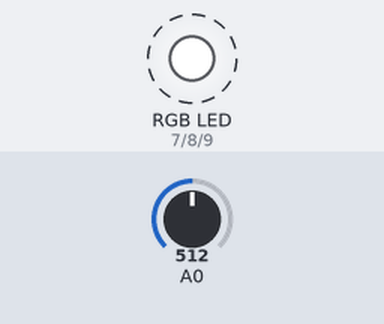
This sketch was run on a simulated Arduino Uno, built with avr-gcc and run on an emulated ATmega328P. Shown: an RGB LED mixed from three pins (HIGH = lit). Dashed ring = blinking. Inputs (shaded band) come from the test bench; at power-on: A0 = 512. What the sketch prints to the serial monitor is not drawn.

Above: at 0.97 s.
1.3 s: A0 set to 716
Timing chart, 0 to 10.3 s (numbered marks = the images above; inputs shaded):
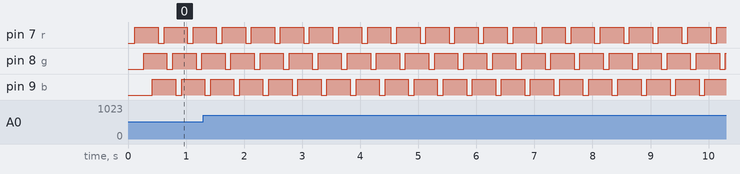

Measured:
- by itself, pin 7 (r), pin 8 (g), pin 9 (b): alternates HIGH for 0.40 s and LOW for 0.10 s

The sketch:

RGB.ino
```cpp
int r = 7, g = 8, b = 9;
int red, green, blue;
void setup() {
  pinMode(r, OUTPUT);
  pinMode(g, OUTPUT);
  pinMode(b, OUTPUT);
  Serial.begin(9600);
  delay(20);
}

void loop() {
  // RED
  digitalWrite(r, LOW);
  red = analogRead(0);
  delay(100);
  digitalWrite(r, HIGH);
  delay(50);
  // GREEN
  digitalWrite(g, LOW);
  green = analogRead(0);
  delay(100);
  digitalWrite(g, HIGH);
  delay(50);
  // BLUE
  digitalWrite(b, LOW);
  blue = analogRead(0);
  delay(100);
  digitalWrite(b, HIGH);
  delay(50);
  Serial.print(red);  Serial.print(", ");
  Serial.print(green);  Serial.print(", ");
  Serial.print(blue);  Serial.print(", ");
  Serial.println();
  delay(50);
  minimum();
}

void minimum(){
  if(red < blue){
    if (red< green){
      Serial.println("RED");
    }
    else{
      Serial.println("NOT RED");
    }
  }
}
```
